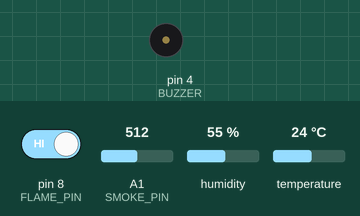
Bench run of a sketch on a simulated Arduino Uno, built with avr-gcc and run on an emulated ATmega328P. On the bench: buzzer (waves = sounding, pin HIGH). Inputs (shaded band) come from the test bench; at power-on: temperature 24 °C, pin 8 (FLAME_PIN) HIGH, A1 (SMOKE_PIN) = 512, humidity 55 %. What the sketch prints to the serial monitor is not drawn.

Above: at 2.9 s.
3.0 s: temperature set to 28 °C
7.7 s: pin 8 (FLAME_PIN) driven LOW
At 9.5 s:
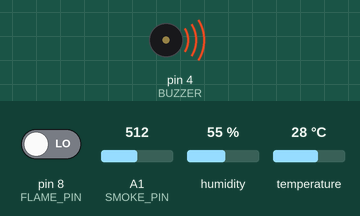
10.5 s: A1 (SMOKE_PIN) set to 161
16.6 s: A1 (SMOKE_PIN) set to 143
At 20.1 s:
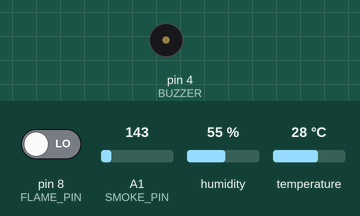
22.2 s: A1 (SMOKE_PIN) set to 160
At 23.5 s:
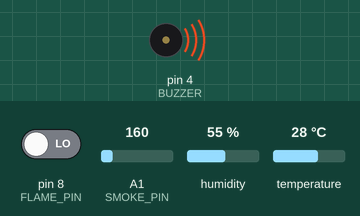
25.0 s: A1 (SMOKE_PIN) set to 15
At 28.1 s:
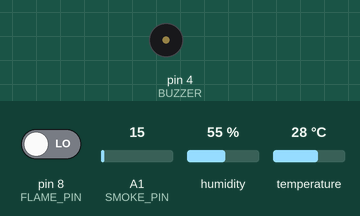
Timing chart, 0 to 29.4 s (numbered marks = the images above; inputs shaded):
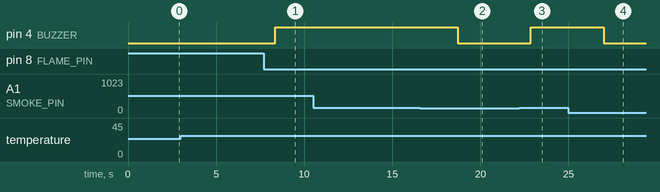

Measured:
- the behaviour switches between 150 and 149 on A1 (SMOKE_PIN) (found by bisection; images 1 and 2)
- after the input at 3.0 s, every drawn part: stays the same
- after the input at 7.7 s, pin 4 (BUZZER): LOW → HIGH after 0.67 s
- after the input at 10.5 s, every drawn part: stays the same
- after the input at 16.6 s, pin 4 (BUZZER): HIGH → LOW after 2.1 s
- after the input at 22.2 s, pin 4 (BUZZER): LOW → HIGH after 0.65 s
- after the input at 25.0 s, pin 4 (BUZZER): HIGH → LOW after 2.0 s

The sketch:

FireAlarm.ino
```cpp
#include <DHT.h>

#define DHTPIN 2
#define DHTTYPE DHT11

#define BUZZER 4
#define FLAME_PIN 8
#define SMOKE_PIN A1

DHT dht(DHTPIN, DHTTYPE);

void setup() {
  Serial.begin(9600);
  Serial.println("🔥 Fire Hazard Detection System");

  dht.begin();

  pinMode(BUZZER, OUTPUT);
  pinMode(FLAME_PIN, INPUT);
}

void loop() {
  float temperature = dht.readTemperature();
  int flameState = digitalRead(FLAME_PIN);
  int smokeLevel = analogRead(SMOKE_PIN);

  if (isnan(temperature)) {
    Serial.println("❌ Failed to read from DHT11 sensor!");
    return;
  }

  // Define thresholds
  int tempThreshold = 25;
  int smokeThreshold = 150;

  // Evaluate conditions
  bool tempHigh = (temperature >= tempThreshold);
  bool flameDetected = (flameState == 0);
  bool smokeDetected = (smokeLevel >= smokeThreshold);

  // Print sensor data with conditions
  Serial.print("Temp: ");
  Serial.print(temperature);
  Serial.print("°C");
  Serial.print(tempHigh ? " ✅" : " ❌ (<");
  if (!tempHigh) Serial.print(tempThreshold);
  if (!tempHigh) Serial.print(")");

  Serial.print(" | Flame: ");
  Serial.print(flameDetected ? "🔥 (Detected)" : "✅ No Flame ❌");

  Serial.print(" | Smoke: ");
  Serial.print(smokeLevel);
  Serial.print(smokeDetected ? " ✅" : " ❌ (<");
  if (!smokeDetected) Serial.print(smokeThreshold);
  if (!smokeDetected) Serial.print(")");

  Serial.println();

  // Check if ALL conditions are met
  if (tempHigh && flameDetected && smokeDetected) {
    Serial.println("🚨 ALERT! All conditions met. Buzzer ON.");
    digitalWrite(BUZZER, HIGH);
  } else {
    Serial.println("ℹ️ Buzzer OFF. Conditions not fully met.");
    digitalWrite(BUZZER, LOW);
  }

  delay(2000);
}
```
